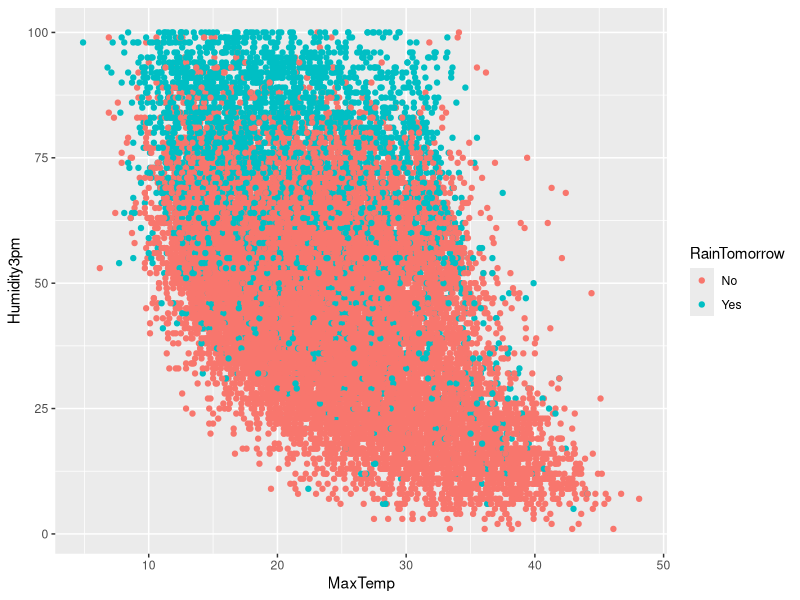

Write the R code that produced this figure. (Note: this script raises an error after producing the figure.)
library(tidyr); library(dplyr); library(ggplot2); library(caret); library(randomForest);

num.trees <- 10
max.depth <- 70

weather.data <- read.csv('RainApp/weatherAUS.csv')

ggplot(weather.data, aes(x=MaxTemp, y=Humidity3pm, color=RainTomorrow)) +
  geom_point()

trainIndex <- createDataPartition(weather.data$RainTomorrow, p=0.80, list=FALSE)

train <- weather.data[trainIndex,]
test <- weather.data[-trainIndex,]

rf.fit <- ranger(RainTomorrow ~ .,
                 data = train,
                 num.trees = num.trees,
                 write.forest = TRUE,
                 max.depth = max.depth,
                 seed = 42)

train.pred <- predict(rf.fit, data = train)$predictions
test.pred <- predict(rf.fit, data = test)$predictions

train.accuracy <- confusionMatrix(train.pred, train$RainTomorrow)$overall['Accuracy']
test.accuracy <- confusionMatrix(test.pred, test$RainTomorrow)$overall['Accuracy']

c(train.accuracy, test.accuracy)